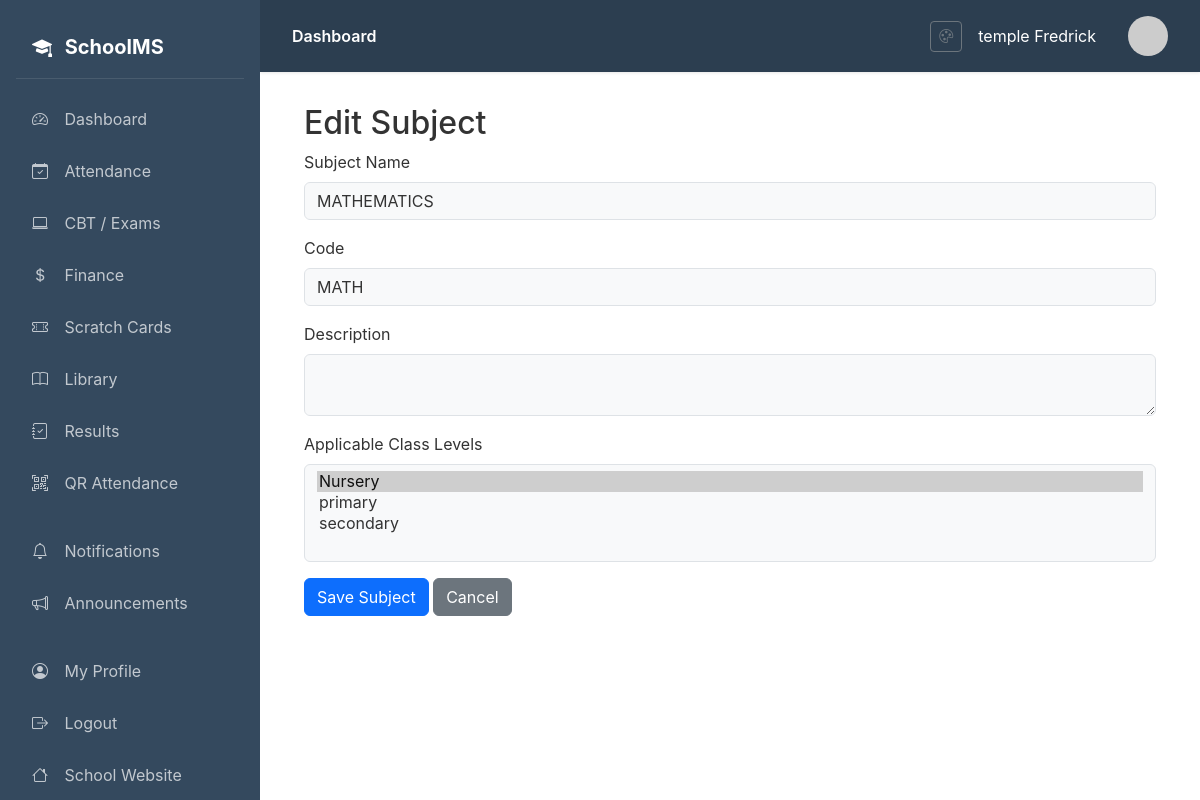
The app's page /dashboard/subjects/1/edit/ (signed in) with its own data.
### core/models.py (models this page shows, shortened)
class Subject(models.Model):
    name = models.CharField(max_length=100)
    code = models.CharField(max_length=10, unique=True)
    class_levels = models.ManyToManyField(ClassLevel, related_name='subjects')
    description = models.TextField(blank=True)
    icon = models.CharField(max_length=50, blank=True, help_text="Bootstrap icon class")

class ClassLevel(models.Model):
    name = models.CharField(max_length=50)
    order = models.IntegerField(default=0)
    class Meta:
        ordering = ['order']

### core/views.py (the view, shortened to what this page needs)
# urls.py: path('subjects/<int:pk>/edit/', views.subject_edit, name='subject_edit'),
@login_required
def subject_edit(request, pk):
    subject = get_object_or_404(Subject, pk=pk)
    levels = ClassLevel.objects.all()
    return render(request, 'core/subject_form.html', {'subject': subject, 'levels': levels})

### templates/core/subject_form.html (shortened to what this page needs)
{% extends 'base.html' %}
{% block content %}
<div class="container mt-4">
    <h2>{% if subject %}Edit{% else %}Add{% endif %} Subject</h2>
    <form method="post">
        <div class="mb-3">
            <label class="form-label">Subject Name</label>
            <input type="text" name="name" class="form-control" value="{{ subject.name }}" required>
        </div>
        <div class="mb-3">
            <label class="form-label">Code</label>
            <input type="text" name="code" class="form-control" value="{{ subject.code }}" required>
        </div>
        <div class="mb-3">
            <label class="form-label">Description</label>
            <textarea name="description" class="form-control">{{ subject.description }}</textarea>
        </div>
        <div class="mb-3">
            <label class="form-label">Applicable Class Levels</label>
            <select name="class_levels" class="form-select" multiple required>
                {% for level in levels %}
                <option value="{{ level.id }}" {% if level in subject.class_levels.all %}selected{% endif %}>{{ level.name }}</option>
                {% endfor %}
            </select>
        </div>
        <button type="submit" class="btn btn-primary">Save Subject</button>
        <a href="{% url 'core:subject_list' %}" class="btn btn-secondary">Cancel</a>
    </form>
</div>
{% endblock %}

### templates/base.html (shortened to what this page needs)
{% load static %}
<!DOCTYPE html>
<html lang="en">
<head>
    <link href="https://cdn.jsdelivr.net/npm/bootstrap@5.3.2/dist/css/bootstrap.min.css" rel="stylesheet">
    <link href="https://cdn.jsdelivr.net/npm/bootstrap-icons@1.11.1/font/bootstrap-icons.css" rel="stylesheet">
    <link rel="stylesheet" href="{% static 'css/theme.css' %}">
</head>
<body>
    <nav class="sidebar">
        <div class="brand">
            <i class="bi bi-mortarboard-fill me-2"></i>
            SchoolMS
        </div>
        <ul class="nav flex-column">
            <li class="nav-item">
                <a class="nav-link {% if request.resolver_match.url_name == 'dashboard' %}active{% endif %}" href="{% url 'core:dashboard' %}">
                    <i class="bi bi-speedometer2"></i> Dashboard
                </a>
            </li>
            {% if user.profile.role == 'admin' or user.profile.role == 'teacher' or user.profile.role == 'student' %}
            <li class="nav-item">
                <a class="nav-link {% if 'attendance' in request.path %}active{% endif %}" href="{% url 'attendance:dashboard' %}">
                    <i class="bi bi-calendar-check"></i> Attendance
                </a>
            </li>
            {% endif %}
            <li class="nav-item">
                <a class="nav-link {% if 'cbt' in request.path %}active{% endif %}" href="{% url 'cbt:dashboard' %}">
                    <i class="bi bi-laptop"></i> CBT / Exams
                </a>
            </li>
            {% if user.profile.role == 'admin' or user.profile.role == 'accountant' or user.profile.role == 'student' %}
            <li class="nav-item">
                <a class="nav-link {% if 'finance' in request.path %}active{% endif %}" href="{% url 'finance:dashboard' %}">
                    <i class="bi bi-currency-dollar"></i> Finance
                </a>
            </li>
            <li class="nav-item">
                <a class="nav-link {% if 'scratchcard' in request.path %}active{% endif %}" href="{% url 'scratchcard:dashboard' %}">
                    <i class="bi bi-ticket-perforated"></i> Scratch Cards
                </a>
            </li>
            {% endif %}
            {% if user.profile.role == 'admin' or user.profile.role == 'librarian' or user.profile.role == 'teacher' or user.profile.role == 'student' %}
            <li class="nav-item">
                <a class="nav-link {% if 'library' in request.path %}active{% endif %}" href="{% url 'library:dashboard' %}">
                    <i class="bi bi-book"></i> Library
                </a>
            </li>
            {% endif %}
            <li class="nav-item">
                <a class="nav-link {% if 'results' in request.path %}active{% endif %}" href="{% url 'students:results_dashboard' %}">
                    <i class="bi bi-journal-check"></i> Results
                </a>
            </li>
            <li class="nav-item">
                <a class="nav-link" href="{% url 'attendance:qr_scanner' %}">
                    <i class="bi bi-qr-code-scan"></i> QR Attendance
                </a>
            </li>
            <li class="nav-item mt-3">
                <a class="nav-link {% if 'notifications' in request.path %}active{% endif %}" href="{% url 'notifications:list' %}">
                    <i class="bi bi-bell"></i> Notifications
                </a>
            </li>
            <li class="nav-item">
                <a class="nav-link" href="{% url 'notifications:announcements' %}">
                    <i class="bi bi-megaphone"></i> Announcements
                </a>
            </li>
            <li class="nav-item mt-3">
                <a class="nav-link" href="{% url 'accounts:profile' %}">
                    <i class="bi bi-person-circle"></i> My Profile
                </a>
            </li>
            <li class="nav-item">
                <a class="nav-link" href="{% url 'accounts:logout' %}">
                    <i class="bi bi-box-arrow-right"></i> Logout
                </a>
            </li>
            <li class="nav-item">
                <a class="nav-link" href="{% url 'homepage:home' %}">
                    <i class="bi bi-house"></i> School Website
                </a>
            </li>
        </ul>
    </nav>
    <main class="main-content">
        <div class="top-bar">
            <div>
                <span class="fw-semibold">{% block page_title %}Dashboard{% endblock %}</span>
            </div>
            <div class="d-flex align-items-center gap-3">
                <a href="{% url 'accounts:theme_settings' %}" class="btn btn-sm btn-outline-secondary" title="Theme Settings">
                    <i class="bi bi-palette"></i>
                </a>
                <span class="me-3">{{ user.get_full_name|default:user.username }}</span>
                 {% if user.profile.avatar %}
                <img src="{{ user.profile.avatar.url }}" class="avatar" style="width: 40px; height: 40px; object-fit: cover;" alt="Avatar">
                {% else %}
                <img src="https://ui-avatars.com/api/?name={{ user.username }}&background=4f46e5&color=fff" class="avatar" alt="Avatar">
                {% endif %}
            </div>
        </div>
        {% block content %}{% endblock %}
    </main>
</body>
</html>

### static/css/theme.css (style rules this page uses)
:root { --primary-color: #0d6efd; --secondary-color: #6c757d; --accent-color: #198754; --navbar-color: #2c3e50; --sidebar-color: #34495e; --background-color: #ffffff; --text-color: #333333; --light-bg: #f8f9fa; --border-color: #dee2e6; }
body { background-color: var(--background-color); color: var(--text-color); transition: background-color 0.3s ease, color 0.3s ease; }
.sidebar { background-color: var(--sidebar-color) !important; transition: background-color 0.3s ease; }
.top-bar { background-color: var(--navbar-color) !important; color: white; transition: background-color 0.3s ease; }
.btn-primary { background-color: var(--primary-color) !important; border-color: var(--primary-color) !important; }
.main-content { background-color: var(--background-color); transition: background-color 0.3s ease; }
.form-control, .form-select { background-color: var(--light-bg); color: var(--text-color); border-color: var(--border-color); }
.sidebar .nav-link { color: rgba(255, 255, 255, 0.7); }

### templates/base.html (style rules this page uses)
body { font-family: 'Inter', -apple-system, BlinkMacSystemFont, 'Segoe UI', Roboto, sans-serif; background-color: var(--background-color); }
.sidebar { position: fixed; top: 0; left: 0; height: 100vh; width: var(--sidebar-width); background-color: var(--sidebar-color); padding: 1rem; overflow-y: auto; z-index: 1000; }
.sidebar .brand { color: #fff; font-size: 1.25rem; font-weight: 700; padding: 1rem; margin-bottom: 1rem; border-bottom: 1px solid rgba(255,255,255,0.1); }
.sidebar .nav-link { color: rgba(255,255,255,0.7); padding: 0.75rem 1rem; border-radius: 0.5rem; margin-bottom: 0.25rem; transition: all 0.2s; }
.sidebar .nav-link i { width: 24px; margin-right: 0.75rem; }
.main-content { margin-left: var(--sidebar-width); padding: 2rem; min-height: 100vh; background-color: var(--background-color); color: var(--text-color); }
.top-bar { background-color: var(--navbar-color); color: white; padding: 1rem 2rem; margin: -2rem -2rem 2rem -2rem; box-shadow: 0 1px 3px rgba(0,0,0,0.1); display: flex; justify-content: space-between; align-items: center; }
.btn-primary { background: var(--primary-color); border-color: var(--primary-color); }
.avatar { width: 40px; height: 40px; border-radius: 50%; object-fit: cover; }

### records on screen
Subject: name "MATHEMATICS", code "MATH", class_levels "Nursery ☑ / primary / secondary"

### other values on screen
{{ user.get_full_name|default:user.username }} "temple Fredrick"
